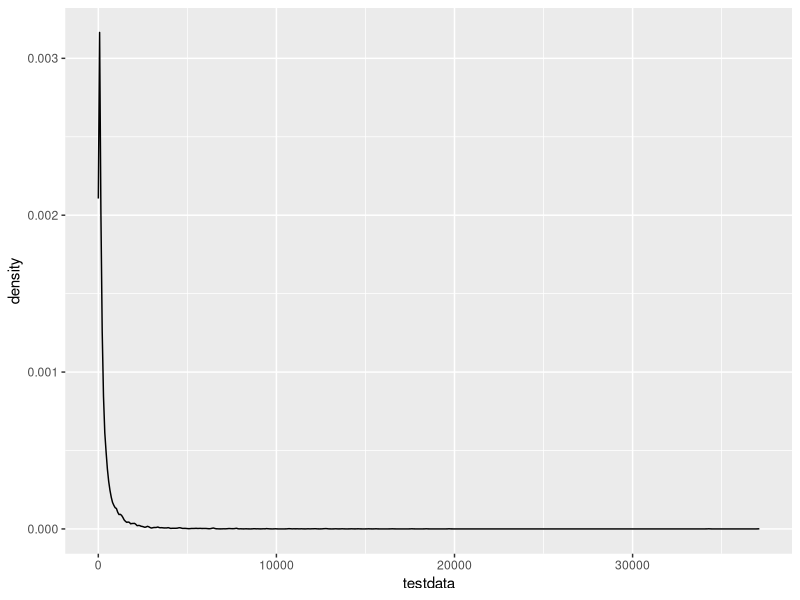
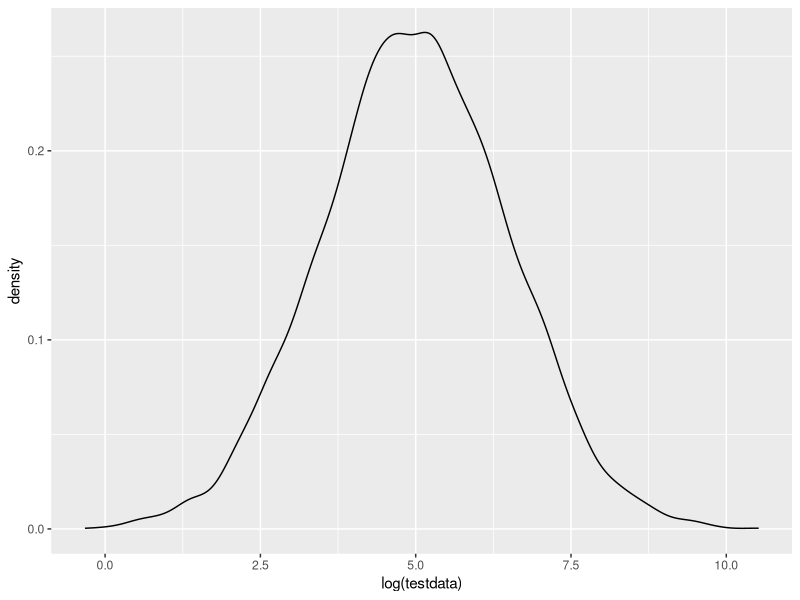
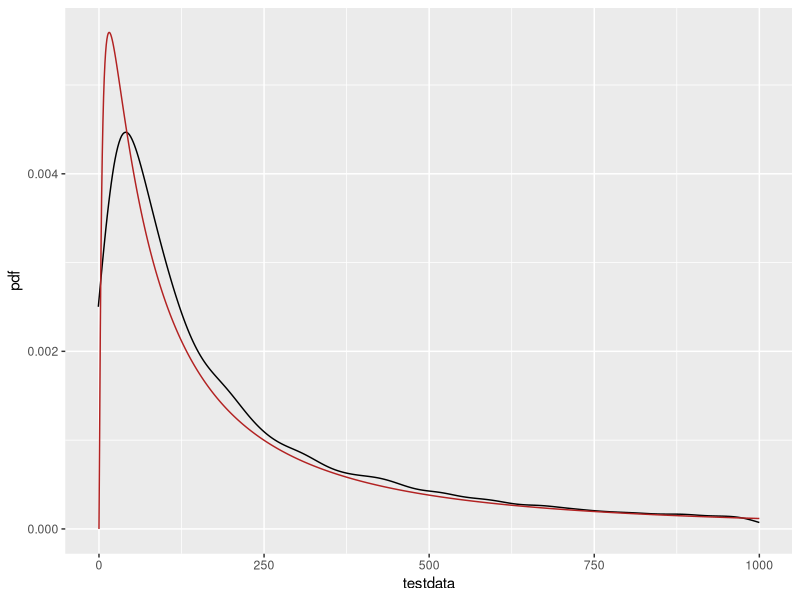
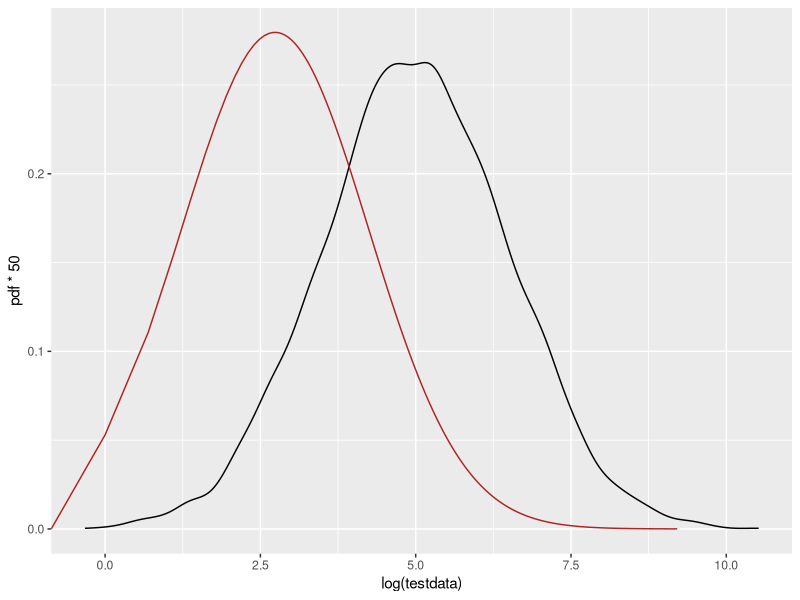
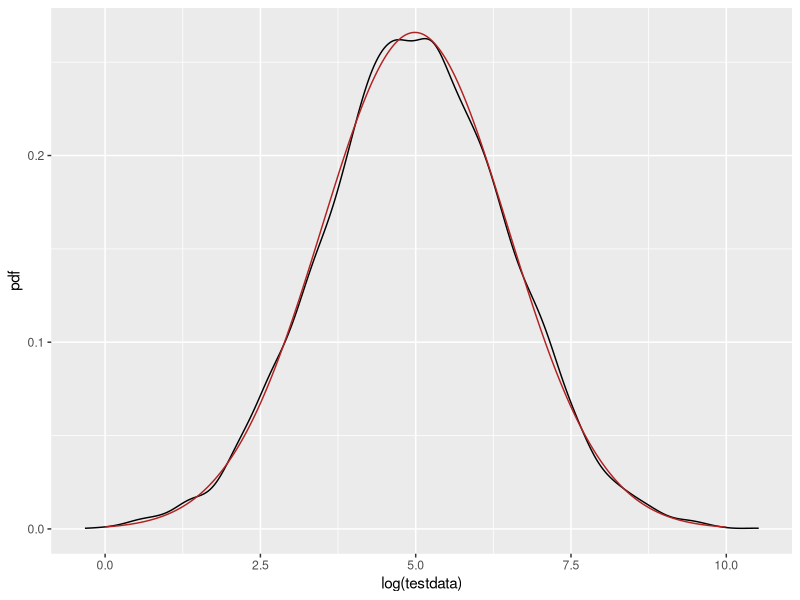
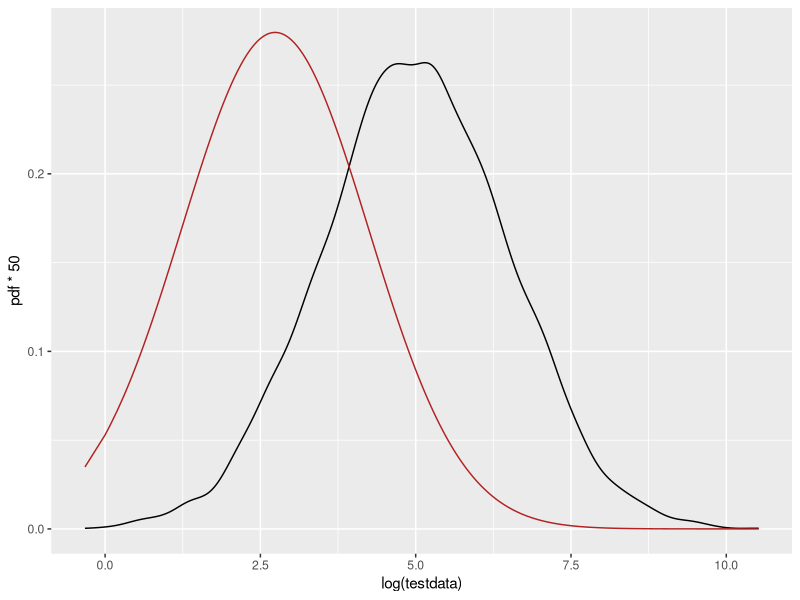
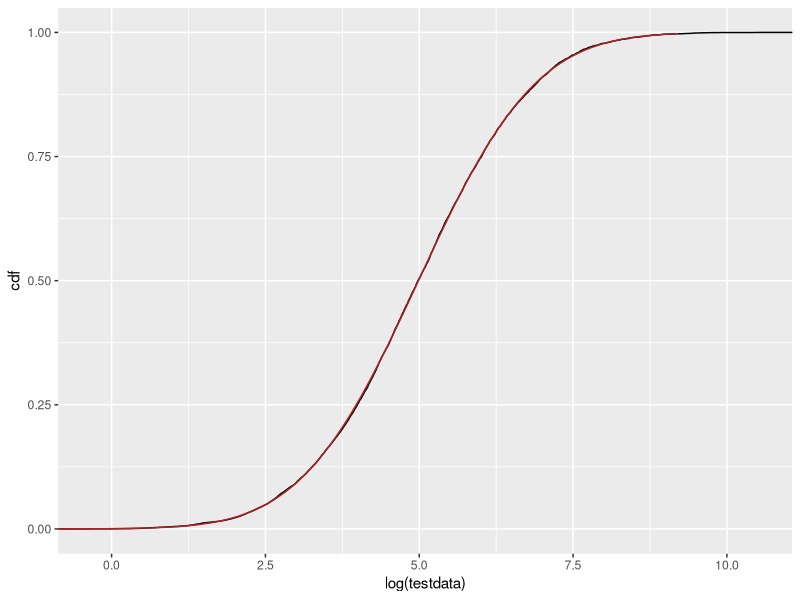
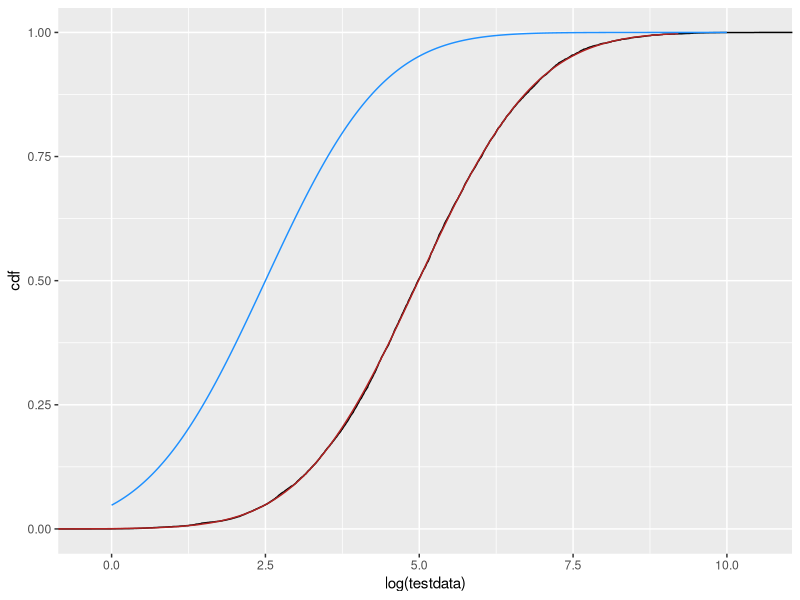

Write R code to recreate these figures, in order.
## ---- chunk 1
library(MASS)
library(tidyverse)
## ---- chunk 2
testdata <- rlnorm(10000, meanlog = 5, sdlog = 1.5)
## ---- chunk 3
ggplot(tibble(testdata), aes(x = testdata)) + geom_density()
ggplot(tibble(testdata), aes(x = log(testdata))) + geom_density()
## ---- chunk 4
fit_log <- fitdistr(testdata, densfun = 'lognormal')
fit_n <- fitdistr(log(testdata), densfun = 'normal')

fit_log
fit_n
## ---- chunk 5
df_log <- tibble(x = 0:10000, 
                 cdf = plnorm(x, fit_log$estimate[1], fit_log$estimate[2]),
                 pdf = dlnorm(x, fit_log$estimate[1], fit_log$estimate[2]))

df_n <- tibble(x = seq(0,10, by = 0.01), 
                 cdf = pnorm(x, fit_n$estimate[1], fit_n$estimate[2]),
                 pdf = dnorm(x, fit_n$estimate[1], fit_n$estimate[2]))
## ---- chunk 6
ggplot() + 
  geom_density(data = tibble(testdata), aes(x = testdata), color = 'black') +
  geom_line(data = df_log, aes(x = x, y = pdf), color = 'firebrick') +
  xlim(c(-1, 1000))
## ---- chunk 7
ggplot() + 
  geom_density(data = tibble(testdata), aes(x = log(testdata)), color = 'black') +
  geom_line(data = df_log, aes(x = log(x), y = pdf*50), color = 'firebrick')
## ---- chunk 8
ggplot() + 
  geom_density(data = tibble(testdata), aes(x = log(testdata)), color = 'black') +
  geom_line(data = df_n, aes(x = x, y = pdf), color = 'firebrick')
## ---- chunk 9
df_log2 <- tibble(x = testdata, 
                 cdf = plnorm(x, fit_log$estimate[1], fit_log$estimate[2]),
                 pdf = dlnorm(x, fit_log$estimate[1], fit_log$estimate[2]))
## ---- chunk 10
ggplot() + 
  geom_density(data = tibble(testdata), aes(x = log(testdata)), color = 'black') +
  geom_line(data = df_log2, aes(x = log(x), y = pdf*50), color = 'firebrick')
## ---- chunk 11
ggplot() + 
  stat_ecdf(data = tibble(testdata), aes(x = log(testdata)), color = 'black') +
  geom_line(data = df_log, aes(x = log(x), y = cdf), color = 'firebrick')
## ---- chunk 12

df_n2 <- tibble(x = seq(0,10, by = 0.01), 
                 cdf = pnorm(x, 2.5, fit_n$estimate[2]),
                 pdf = dnorm(x, 2.5, fit_n$estimate[2]))

ggplot() + 
  stat_ecdf(data = tibble(testdata), aes(x = log(testdata)), color = 'black') +
  geom_line(data = df_log, aes(x = log(x), y = cdf), color = 'firebrick') +
  geom_line(data = df_n2, aes(x = x, y = cdf), color = 'dodgerblue')
## ---- chunk 13

df_log2 <- tibble(x = 0:10000, 
                 cdf = plnorm(x, 7.5, fit_log$estimate[2]),
                 pdf = dlnorm(x, 7.5, fit_log$estimate[2]))

ggplot() + 
  geom_density(data = tibble(testdata), aes(x = testdata), color = 'black') +
  geom_line(data = df_log, aes(x = x, y = pdf), color = 'firebrick') +
  geom_line(data = df_log2, aes(x = x, y = pdf), color = 'dodgerblue') + 
 xlim(c(0, 1000))
## ---- chunk 14
ggplot() + 
  stat_ecdf(data = tibble(testdata), aes(x = log(testdata)), color = 'black') +
  geom_line(data = df_n, aes(x = x, y = cdf), color = 'firebrick')
## ---- chunk 15
df_rand <- tibble(r_lnorm = rlnorm(10000, 
                                   fit_log$estimate[1], fit_log$estimate[2]),
                  r_norm = rnorm(10000,
                                 fit_n$estimate[1], fit_n$estimate[2]),
                  r_lnormlog = log(r_lnorm),
                  r_normexp = exp(r_norm))
## ---- chunk 16
ggplot() + 
  geom_density(data = tibble(testdata), aes(x = testdata), color = 'black') +
  geom_density(data = df_rand, aes(x = r_lnorm), color = 'firebrick') +
  geom_density(data =  df_rand, aes(x = r_normexp), color = 'dodgerblue') + 
 xlim(c(0, 1000))
## ---- chunk 17
ggplot() + 
  geom_density(data = tibble(testdata), aes(x = log(testdata)), color = 'black') +
  geom_density(data = df_rand, aes(x = r_norm), color = 'firebrick') +
  geom_density(data =  df_rand, aes(x = r_lnormlog), color = 'dodgerblue')
